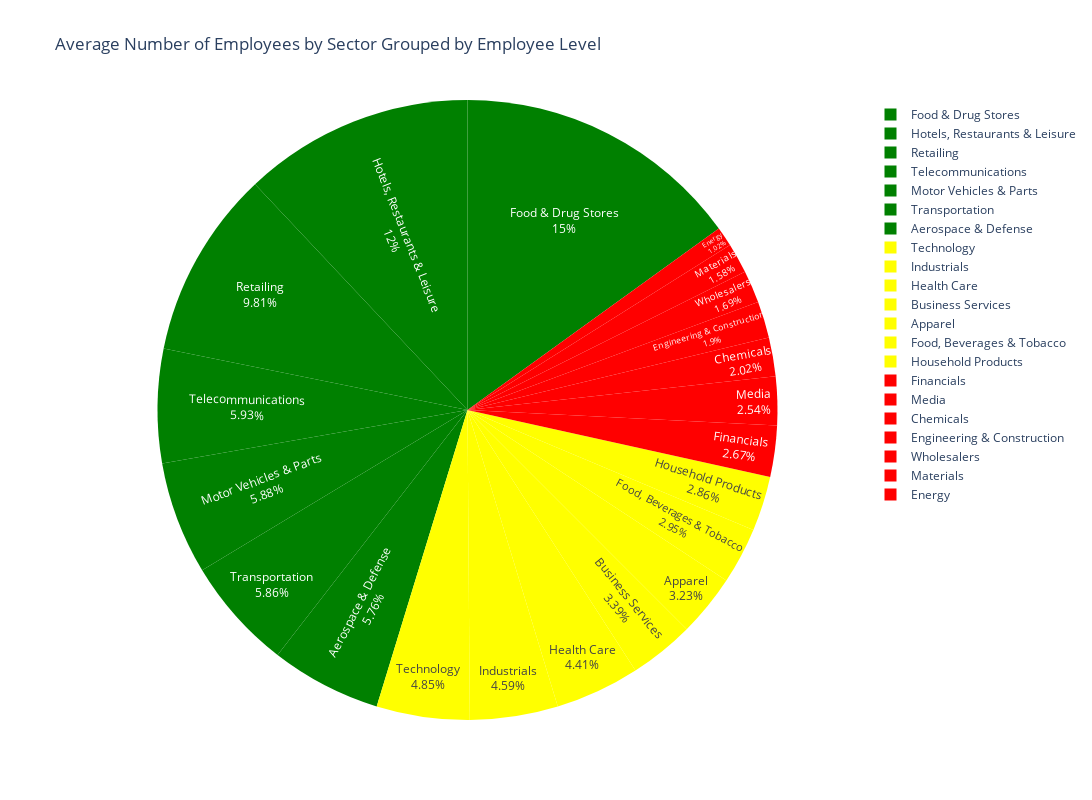

Notebook code cell kept with this figure:
### Markdown cell above
<a id='top'></a>
<div style="text-align: center;">
    <img src="https://github.com/Shakedams/project1/blob/main/employees-1.jpg?raw=true" width="1000"/>
</div>

### Code cell
sector_employees = fortune_df.groupby('sector')['employees'].mean().reset_index()
sector_employees['employee_group'] = pd.qcut(sector_employees['employees'], 3, labels=['Low Employees', 'Medium Employees', 'High Employees'])

fig = px.pie(sector_employees, names='sector', values='employees', color='employee_group',
             title='Average Number of Employees by Sector Grouped by Employee Level',
             labels={'employees': 'Average Number of Employees', 'sector': 'Sector', 'employee_group': 'Employee Group'},
             color_discrete_map={'Low Employees': 'red', 'Medium Employees': 'yellow', 'High Employees': 'green'},
             template='plotly_white')

fig.update_traces(textposition='inside', textinfo='percent+label')
fig.update_layout(height=800, width=1600)  # Adjust the height and width as needed
fig.show()

### Figure 1 — Plotly figure (JSON) as saved in the notebook; plotly's stock layout.template omitted (floating-point values rounded to 4 significant figures)
{"data": [{"customdata": [["High Employees"], ["Medium Employees"], ["Medium Employees"], ["Low Employees"], ["Low Employees"], ["Low Employees"], ["Low Employees"], ["High Employees"], ["Medium Employees"], ["Medium Employees"], ["High Employees"], ["Medium Employees"], ["Medium Employees"], ["Low Employees"], ["Low Employees"], ["High Employees"], ["High Employees"], ["Medium Employees"], ["High Employees"], ["High Employees"], ["Low Employees"]], "domain": {"x": [0, 1], "y": [0, 1]}, "hovertemplate": "Sector=%{label}<br>Average Number of Employees=%{value}<br>Employee Group=%{customdata[0]}<extra></extra>", "labels": ["Aerospace & Defense", "Apparel", "Business Services", "Chemicals", "Energy", "Engineering & Construction", "Financials", "Food & Drug Stores", "Food, Beverages & Tobacco", "Health Care", "Hotels, Restaurants & Leisure", "Household Products", "Industrials", "Materials", "Media", "Motor Vehicles & Parts", "Retailing", "Technology", "Telecommunications", "Transportation", "Wholesalers"], "legendgroup": "", "marker": {"colors": ["green", "yellow", "yellow", "red", "red", "red", "red", "green", "yellow", "yellow", "green", "yellow", "yellow", "red", "red", "green", "green", "yellow", "green", "green", "red"]}, "name": "", "showlegend": true, "textinfo": "percent+label", "textposition": "inside", "type": "pie", "values": [80550.0, 45100.0, 47360.0, 28220.0, 14270.0, 26580.0, 37300.0, 210300.0, 41230.0, 61610.0, 167900.0, 39910.0, 64110.0, 22030.0, 35480.0, 82240.0, 137200.0, 67790.0, 82950.0, 81870.0, 23690.0]}], "layout": {"height": 800, "legend": {"tracegroupgap": 0}, "title": {"text": "Average Number of Employees by Sector Grouped by Employee Level"}, "width": 1600}}
